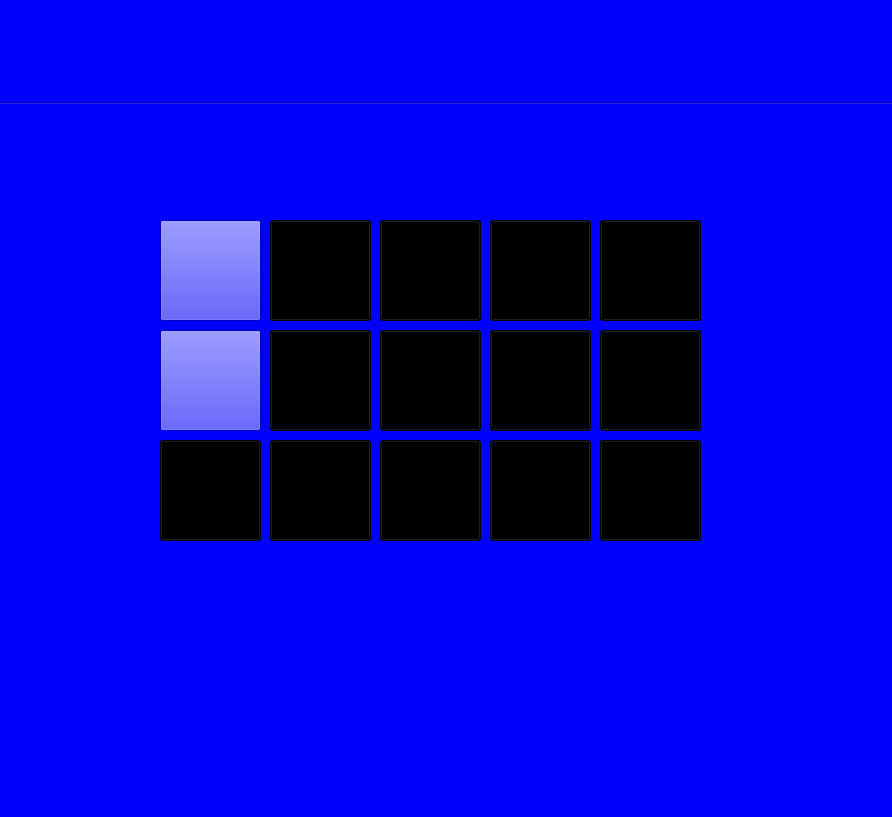
<?xml version="1.0" encoding="UTF-8"?>
<ui version="4.0">
 <class>MainWindow</class>
 <widget class="QMainWindow" name="MainWindow">
  <property name="geometry">
   <rect>
    <x>0</x>
    <y>0</y>
    <width>892</width>
    <height>817</height>
   </rect>
  </property>
  <property name="windowTitle">
   <string>MainWindow</string>
  </property>
  <property name="styleSheet">
   <string notr="true">/* background: url(bg.jpg)*/
background: blue;
</string>
  </property>
  <widget class="QWidget" name="centralwidget">
   <widget class="Line" name="line">
    <property name="geometry">
     <rect>
      <x>0</x>
      <y>93</y>
      <width>991</width>
      <height>20</height>
     </rect>
    </property>
    <property name="orientation">
     <enum>Qt::Horizontal</enum>
    </property>
   </widget>
   <widget class="QPushButton" name="pushButton_17">
    <property name="geometry">
     <rect>
      <x>160</x>
      <y>220</y>
      <width>101</width>
      <height>101</height>
     </rect>
    </property>
    <property name="styleSheet">
     <string notr="true">color: rgb(0, 0, 0);
border-image: url(piano.jpg) no-repeat center center fixed;
background-size: cover;</string>
    </property>
    <property name="text">
     <string/>
    </property>
   </widget>
   <widget class="QPushButton" name="pushButton_18">
    <property name="geometry">
     <rect>
      <x>160</x>
      <y>440</y>
      <width>101</width>
      <height>101</height>
     </rect>
    </property>
    <property name="styleSheet">
     <string notr="true">background:rgb(0, 0, 0);
color : white;
border-color: white;</string>
    </property>
    <property name="text">
     <string/>
    </property>
   </widget>
   <widget class="QPushButton" name="pushButton_19">
    <property name="geometry">
     <rect>
      <x>160</x>
      <y>330</y>
      <width>101</width>
      <height>101</height>
     </rect>
    </property>
    <property name="styleSheet">
     <string notr="true">color: rgb(0, 0, 0);
border-image: url(drums.jpg) no-repeat center center fixed;
background-size: cover;</string>
    </property>
    <property name="text">
     <string/>
    </property>
   </widget>
   <widget class="QPushButton" name="pushButton_20">
    <property name="geometry">
     <rect>
      <x>270</x>
      <y>440</y>
      <width>101</width>
      <height>101</height>
     </rect>
    </property>
    <property name="styleSheet">
     <string notr="true">background:rgb(0, 0, 0);
color : white;</string>
    </property>
    <property name="text">
     <string/>
    </property>
   </widget>
   <widget class="QPushButton" name="pushButton_21">
    <property name="geometry">
     <rect>
      <x>490</x>
      <y>220</y>
      <width>101</width>
      <height>101</height>
     </rect>
    </property>
    <property name="styleSheet">
     <string notr="true">background:rgb(0, 0, 0);
color : white;</string>
    </property>
    <property name="text">
     <string/>
    </property>
   </widget>
   <widget class="QPushButton" name="pushButton_22">
    <property name="geometry">
     <rect>
      <x>380</x>
      <y>220</y>
      <width>101</width>
      <height>101</height>
     </rect>
    </property>
    <property name="styleSheet">
     <string notr="true">background:rgb(0, 0, 0);
color : white;</string>
    </property>
    <property name="text">
     <string/>
    </property>
   </widget>
   <widget class="QPushButton" name="pushButton_23">
    <property name="geometry">
     <rect>
      <x>270</x>
      <y>220</y>
      <width>101</width>
      <height>101</height>
     </rect>
    </property>
    <property name="styleSheet">
     <string notr="true">color: rgb(0, 0, 0);
background: rgb(0, 0, 0);</string>
    </property>
    <property name="text">
     <string/>
    </property>
   </widget>
   <widget class="QPushButton" name="pushButton_24">
    <property name="geometry">
     <rect>
      <x>380</x>
      <y>330</y>
      <width>101</width>
      <height>101</height>
     </rect>
    </property>
    <property name="styleSheet">
     <string notr="true">background:rgb(0, 0, 0);
color : white;</string>
    </property>
    <property name="text">
     <string/>
    </property>
   </widget>
   <widget class="QPushButton" name="pushButton_25">
    <property name="geometry">
     <rect>
      <x>490</x>
      <y>330</y>
      <width>101</width>
      <height>101</height>
     </rect>
    </property>
    <property name="styleSheet">
     <string notr="true">background:rgb(0, 0, 0);
color : white;
border-color: rgb(255, 255, 255);
border-thickness:10px;</string>
    </property>
    <property name="text">
     <string/>
    </property>
   </widget>
   <widget class="QPushButton" name="pushButton_26">
    <property name="geometry">
     <rect>
      <x>490</x>
      <y>440</y>
      <width>101</width>
      <height>101</height>
     </rect>
    </property>
    <property name="styleSheet">
     <string notr="true">background:rgb(0, 0, 0);
color : white;</string>
    </property>
    <property name="text">
     <string/>
    </property>
   </widget>
   <widget class="QPushButton" name="pushButton_27">
    <property name="geometry">
     <rect>
      <x>380</x>
      <y>440</y>
      <width>101</width>
      <height>101</height>
     </rect>
    </property>
    <property name="styleSheet">
     <string notr="true">background:rgb(0, 0, 0);
color : white;</string>
    </property>
    <property name="text">
     <string/>
    </property>
   </widget>
   <widget class="QPushButton" name="pushButton_28">
    <property name="geometry">
     <rect>
      <x>600</x>
      <y>330</y>
      <width>101</width>
      <height>101</height>
     </rect>
    </property>
    <property name="styleSheet">
     <string notr="true">background:rgb(0, 0, 0);
color : white;</string>
    </property>
    <property name="text">
     <string/>
    </property>
   </widget>
   <widget class="QPushButton" name="pushButton_29">
    <property name="geometry">
     <rect>
      <x>600</x>
      <y>440</y>
      <width>101</width>
      <height>101</height>
     </rect>
    </property>
    <property name="styleSheet">
     <string notr="true">background:rgb(0, 0, 0);
color : white;</string>
    </property>
    <property name="text">
     <string/>
    </property>
   </widget>
   <widget class="QPushButton" name="pushButton_30">
    <property name="geometry">
     <rect>
      <x>600</x>
      <y>220</y>
      <width>101</width>
      <height>101</height>
     </rect>
    </property>
    <property name="styleSheet">
     <string notr="true">background:rgb(0, 0, 0);
color : white;</string>
    </property>
    <property name="text">
     <string/>
    </property>
   </widget>
   <widget class="QPushButton" name="pushButton_31">
    <property name="geometry">
     <rect>
      <x>270</x>
      <y>330</y>
      <width>101</width>
      <height>101</height>
     </rect>
    </property>
    <property name="styleSheet">
     <string notr="true">background:rgb(0, 0, 0);
color : white;</string>
    </property>
    <property name="text">
     <string/>
    </property>
   </widget>
  </widget>
  <widget class="QStatusBar" name="statusbar"/>
 </widget>
 <resources/>
 <connections/>
</ui>
